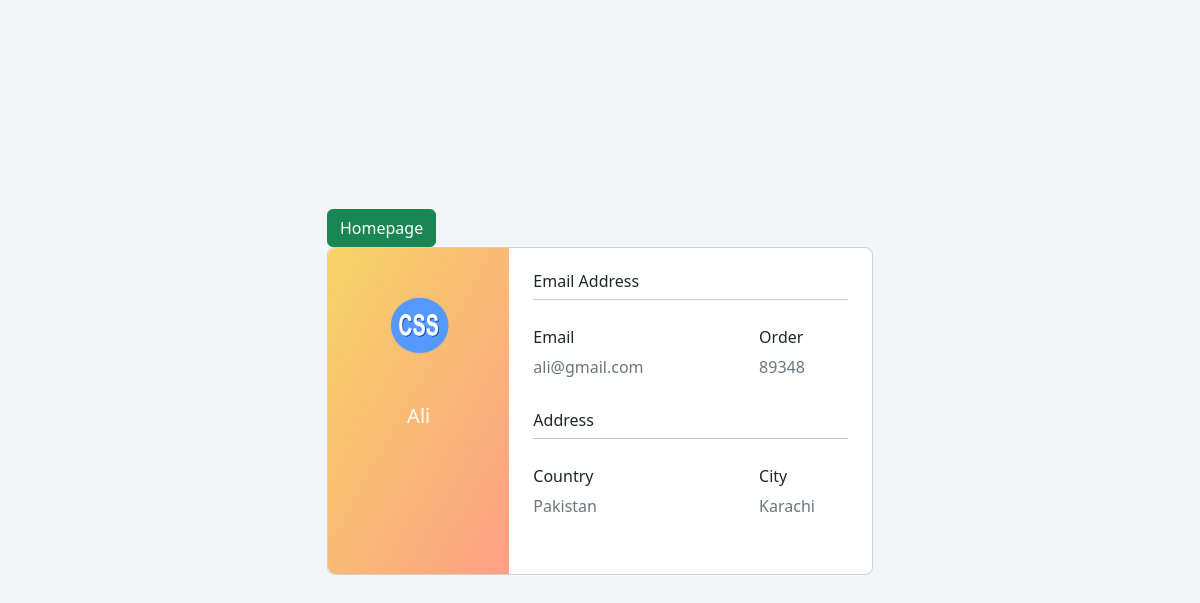
The app's page /profile.php (signed in) with its own data.
### tables this page shows
CREATE TABLE `customer_info` (
  `cid` int(10) NOT NULL,
  `cname` varchar(100) NOT NULL,
  `cemail` varchar(100) NOT NULL,
  `cpwd` varchar(100) NOT NULL,
  `ccity` varchar(100) NOT NULL,
  `corder` varchar(100) NOT NULL,
  `ccountry` varchar(100) NOT NULL,
  `cimg` varchar(100) NOT NULL
);

### profile.php (the view, shortened to what this page needs)
<!DOCTYPE html>
<?php
$servername = "localhost";
$username = "root";
$user_pwd = "";
$db = "customer";
$con = mysqli_connect($servername, $username, $user_pwd, $db);
?>
<html lang="en">
<head>
    <link rel="stylesheet" href="https://cdn.jsdelivr.net/npm/bootstrap@5.2.2/dist/css/bootstrap.min.css">
</head>
<body>
                    <?php
                    $id =  $_SESSION['cid'];
                    $query = "select * from customer_info where cid = '$id' ";
                    $obj = mysqli_query($con, $query);
                    $row = mysqli_fetch_array($obj);
                    ?>
    <section class="vh-100" style="background-color: #f4f5f7;">
        <div class="container py-5 h-100">
          <div class="row d-flex justify-content-center align-items-center h-100">
            <div class="col col-lg-6 mb-4 mb-lg-0">
            <a href="index.php" role="button" class="btn btn-success">Homepage</a>
              <div class="card mb-3" style="border-radius: .5rem;">
                <div class="row g-0">
                  <div class="col-md-4 gradient-custom text-center text-white"
                    style="border-top-left-radius: .5rem; border-bottom-left-radius: .5rem;">
                    <img src="img/<?php echo $row['cimg']; ?>" alt="Avatar" class="img-fluid my-5" style="width: 80px; height:60px;" />
                    <h5><?php echo $row['cname']; ?></h5>
                  </div>
                  <div class="col-md-8">
                    <div class="card-body p-4">
                      <h6>Email Address</h6>
                      <hr class="mt-0 mb-4">
                      <div class="row pt-1">
                        <div class="col-8 mb-3">
                          <h6>Email</h6>
                          <p class="text-muted"><?php echo $row['cemail']; ?></p>
                        </div>
                        <div class="col-4 mb-3">
                          <h6>Order</h6>
                          <p class="text-muted"><?php echo $row['corder']; ?></p>
                        </div>
                      </div>
                      <h6>Address</h6>
                      <hr class="mt-0 mb-4">
                      <div class="row pt-1">
                        <div class="col-8 mb-3">
                          <h6>Country</h6>
                          <p class="text-muted"><?php echo $row['ccountry']; ?></p>
                        </div>
                        <div class="col-4 mb-3">
                          <h6>City</h6>
                          <p class="text-muted"><?php echo $row['ccity']; ?></p>
                        </div>
                      </div>
                    </div>
                  </div>
                </div>
              </div>
            </div>
          </div>
        </div>
      </section>
</body>
</html>

### profile.php (style rules this page uses)
.gradient-custom { background: #f6d365; background: -webkit-linear-gradient(to right bottom, rgba(246, 211, 101, 1), rgba(253, 160, 133, 1)); background: linear-gradient(to right bottom, rgba(246, 211, 101, 1), rgba(253, 160, 133, 1)) }

### records on screen
customer_info: cimg (picture), cname "Ali", cemail "ali@gmail.com", corder "89348", ccountry "Pakistan", ccity "Karachi"
